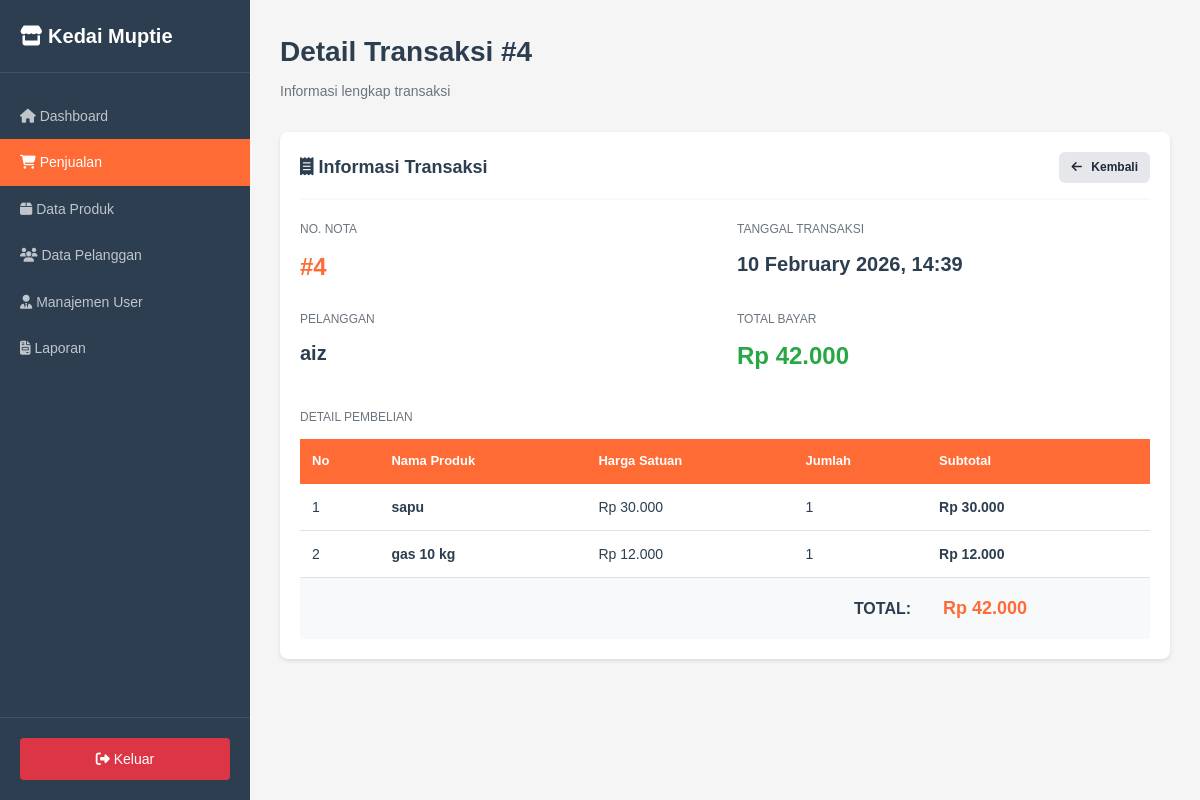
Screenshot of /kedaimupti/admin/penjualan/detail.php?id=4 (signed in) with the database file from the repository.
### tables this page shows
CREATE TABLE `penjualan` (
  `PenjualanID` int(11) NOT NULL,
  `TanggalPenjualan` datetime NOT NULL DEFAULT current_timestamp(),
  `TotalHarga` decimal(10,2) NOT NULL,
  `PelangganID` int(11) NOT NULL
);

CREATE TABLE `pelanggan` (
  `PelangganID` int(11) NOT NULL,
  `NamaPelanggan` varchar(255) NOT NULL,
  `Alamat` text NOT NULL,
  `NomorTelepon` varchar(15) NOT NULL
);

CREATE TABLE `detailpenjualan` (
  `DetailID` int(11) NOT NULL,
  `PenjualanID` int(11) NOT NULL,
  `ProdukID` int(11) NOT NULL,
  `JumlahProduk` int(11) NOT NULL,
  `Subtotal` decimal(10,2) NOT NULL
);

CREATE TABLE `produk` (
  `ProdukID` int(11) NOT NULL,
  `NamaProduk` varchar(255) NOT NULL,
  `Harga` decimal(10,2) NOT NULL,
  `Stok` int(11) NOT NULL
);

### kedaimupti/includes/functions.php (called while the page is built, shortened)
<?php
function formatRupiah($angka) {
    return "Rp " . number_format($angka, 0, ',', '.');
}
function escape($string) {
    global $conn;
    return mysqli_real_escape_string($conn, $string);
}
?>

### kedaimupti/admin/penjualan/detail.php (the view, shortened to what this page needs)
<?php
require_once '../../config/database.php';
require_once '../../includes/functions.php';
$id = escape($_GET['id']);
$penjualan = mysqli_fetch_assoc(mysqli_query($conn,
    "SELECT p.*, pel.NamaPelanggan
     FROM penjualan p
     LEFT JOIN pelanggan pel ON p.PelangganID = pel.PelangganID
     WHERE p.PenjualanID = '$id'"));
$items = mysqli_query($conn,
    "SELECT d.*, pr.NamaProduk
     FROM detailpenjualan d
     JOIN produk pr ON d.ProdukID = pr.ProdukID
     WHERE d.PenjualanID = '$id'");
?>
<!DOCTYPE html>
<html lang="id">
<head>
    <link rel="stylesheet" href="../../assets/css/style.css">
    <link rel="stylesheet" href="https://cdnjs.cloudflare.com/ajax/libs/font-awesome/6.4.0/css/all.min.css">
</head>
<body>
    <div class="dashboard-wrapper">
        <aside class="sidebar">
            <div class="sidebar-header">
                <div class="sidebar-brand">
                    <i class="fas fa-store"></i>
                    <span>Kedai Muptie</span>
                </div>
            </div>
            <nav class="sidebar-menu">
                <a href="/kedaimupti/admin/dashboard/" class="menu-item">
                    <i class="fas fa-home"></i>
                    <span>Dashboard</span>
                </a>
                <a href="/kedaimupti/admin/penjualan/" class="menu-item active">
                    <i class="fas fa-shopping-cart"></i>
                    <span>Penjualan</span>
                </a>
                <a href="/kedaimupti/admin/produk/" class="menu-item">
                    <i class="fas fa-box"></i>
                    <span>Data Produk</span>
                </a>
                <a href="/kedaimupti/admin/pelanggan/" class="menu-item">
                    <i class="fas fa-users"></i>
                    <span>Data Pelanggan</span>
                </a>
                <a href="/kedaimupti/admin/petugas/" class="menu-item">
                    <i class="fas fa-user-tie"></i>
                    <span>Manajemen User</span>
                </a>
                <a href="/kedaimupti/admin/laporan/" class="menu-item">
                    <i class="fas fa-file-invoice"></i>
                    <span>Laporan</span>
                </a>
            </nav>
            <div class="sidebar-footer">
                <a href="/kedaimupti/auth/logout.php" class="logout-btn">
                    <i class="fas fa-sign-out-alt"></i>
                    <span>Keluar</span>
                </a>
            </div>
        </aside>
        <main class="main-content">
            <div class="content-header">
                <h1 class="page-title">Detail Transaksi #<?= $penjualan['PenjualanID'] ?></h1>
                <p class="page-subtitle">Informasi lengkap transaksi</p>
            </div>
            <div class="content-card">
                <div class="card-header">
                    <h3 class="card-title">
                        <i class="fas fa-receipt"></i>
                        Informasi Transaksi
                    </h3>
                    <a href="/kedaimupti/admin/penjualan/" class="btn btn-sm" style="background: #e5e7eb; color: #1f2937;">
                        <i class="fas fa-arrow-left"></i> Kembali
                    </a>
                </div>
                <div style="display: grid; grid-template-columns: 1fr 1fr; gap: 24px; margin-bottom: 32px;">
                    <div>
                        <div class="stat-label">No. Nota</div>
                        <div style="font-size: 24px; font-weight: 700; color: var(--primary); margin-top: 8px;">
                            #<?= $penjualan['PenjualanID'] ?>
                        </div>
                    </div>
                    <div>
                        <div class="stat-label">Tanggal Transaksi</div>
                        <div style="font-size: 20px; font-weight: 600; margin-top: 8px;">
                            <?= date('d F Y, H:i', strtotime($penjualan['TanggalPenjualan'])) ?>
                        </div>
                    </div>
                    <div>
                        <div class="stat-label">Pelanggan</div>
                        <div style="font-size: 20px; font-weight: 600; margin-top: 8px;">
                            <?= $penjualan['NamaPelanggan'] ?? 'Umum' ?>
                        </div>
                    </div>
                    <div>
                        <div class="stat-label">Total Bayar</div>
                        <div style="font-size: 24px; font-weight: 700; color: var(--secondary); margin-top: 8px;">
                            <?= formatRupiah($penjualan['TotalHarga']) ?>
                        </div>
                    </div>
                </div>
                <div class="stat-label" style="margin-bottom: 12px;">Detail Pembelian</div>
                <div class="table-responsive">
                    <table>
                        <thead>
                            <tr>
                                <th>No</th>
                                <th>Nama Produk</th>
                                <th>Harga Satuan</th>
                                <th>Jumlah</th>
                                <th>Subtotal</th>
                            </tr>
                        </thead>
                        <tbody>
                            <?php
                            $no = 1;
                            while ($item = mysqli_fetch_assoc($items)):
                                $harga_satuan = $item['Subtotal'] / $item['JumlahProduk'];
                            ?>
                            <tr>
                                <td><?= $no++ ?></td>
                                <td><strong><?= $item['NamaProduk'] ?></strong></td>
                                <td><?= formatRupiah($harga_satuan) ?></td>
                                <td><?= $item['JumlahProduk'] ?></td>
                                <td><strong><?= formatRupiah($item['Subtotal']) ?></strong></td>
                            </tr>
                            <?php endwhile; ?>
                        </tbody>
                        <tfoot>
                            <tr style="background: var(--light); font-weight: 700;">
                                <td colspan="4" style="text-align: right; padding: 16px;">TOTAL:</td>
                                <td style="padding: 16px; font-size: 18px; color: var(--primary);">
                                    <?= formatRupiah($penjualan['TotalHarga']) ?>
                                </td>
                            </tr>
                        </tfoot>
                    </table>
                </div>
            </div>
        </main>
    </div>
</body>
</html>

### kedaimupti/assets/css/style.css (style rules this page uses)
* { margin: 0; padding: 0; box-sizing: border-box; }
:root { --primary: #ff6b35; --primary-dark: #e85a2a; --secondary: #28a745; --secondary-dark: #218838; --danger: #dc3545; --warning: #ffc107; --info: #17a2b8; --dark: #2c3e50; --light: #f8f9fa; --white: #ffffff; --gray: #6c757d; --border: #dee2e6; }
body { font-family: Arial, sans-serif; background: #f5f5f5; min-height: 100vh; color: var(--dark); line-height: 1.6; }
.btn { padding: 12px 20px; border: none; border-radius: 6px; font-size: 14px; font-weight: bold; cursor: pointer; font-family: inherit; text-decoration: none; display: inline-block; text-align: center; }
.btn i { margin-right: 6px; }
.btn-sm { padding: 8px 14px; font-size: 13px; }
.dashboard-wrapper { display: flex; min-height: 100vh; height: 100vh; }
.sidebar { width: 250px; background: var(--dark); color: white; position: fixed; height: 100vh; overflow-y: auto; }
.sidebar-header { padding: 20px; border-bottom: 1px solid rgba(255,255,255,0.1); }
.sidebar-brand { font-size: 20px; font-weight: bold; color: white; }
.sidebar-menu { padding: 20px 0; }
.menu-item { display: block; padding: 12px 20px; color: rgba(255,255,255,0.7); text-decoration: none; font-size: 14px; }
.menu-item.active { background: var(--primary); color: white; }
.sidebar-footer { position: absolute; bottom: 0; width: 100%; padding: 20px; border-top: 1px solid rgba(255,255,255,0.1); }
.logout-btn { display: block; padding: 10px; background: var(--danger); color: white; text-align: center; text-decoration: none; border-radius: 4px; font-size: 14px; }
.main-content { margin-left: 250px; flex: 1; padding: 30px; background: #f5f5f5; min-height: 100vh; }
.content-header { margin-bottom: 30px; }
.page-title { font-size: 28px; color: var(--dark); margin-bottom: 5px; }
.page-subtitle { color: var(--gray); font-size: 14px; }
.stat-label { font-size: 12px; color: var(--gray); text-transform: uppercase; margin-bottom: 8px; }
.content-card { background: white; border-radius: 8px; padding: 20px; box-shadow: 0 2px 4px rgba(0,0,0,0.1); margin-bottom: 20px; }
.card-header { display: flex; justify-content: space-between; align-items: center; margin-bottom: 20px; padding-bottom: 15px; border-bottom: 2px solid var(--light); }
.card-title { font-size: 18px; font-weight: bold; color: var(--dark); }
.card-header .btn { width: auto; padding: 6px 12px; font-size: 12px; }
.table-responsive { overflow-x: auto; }
table { width: 100%; border-collapse: collapse; }
thead { background: var(--primary); color: white; }
thead th { padding: 12px; text-align: left; font-size: 13px; font-weight: bold; }
tbody tr { border-bottom: 1px solid var(--border); }
tbody td { padding: 12px; font-size: 14px; }

### rows the page displays
penjualan: PenjualanID "4", TanggalPenjualan "10 February 2026, 14:39", PelangganID.NamaPelanggan "aiz", TotalHarga "Rp 42.000"
detailpenjualan: ProdukID.NamaProduk "sapu", formatRupiah($harga_satuan) "Rp 30.000", JumlahProduk "1", Subtotal "Rp 30.000"
detailpenjualan: ProdukID.NamaProduk "gas 10 kg", formatRupiah($harga_satuan) "Rp 12.000", JumlahProduk "1", Subtotal "Rp 12.000"
